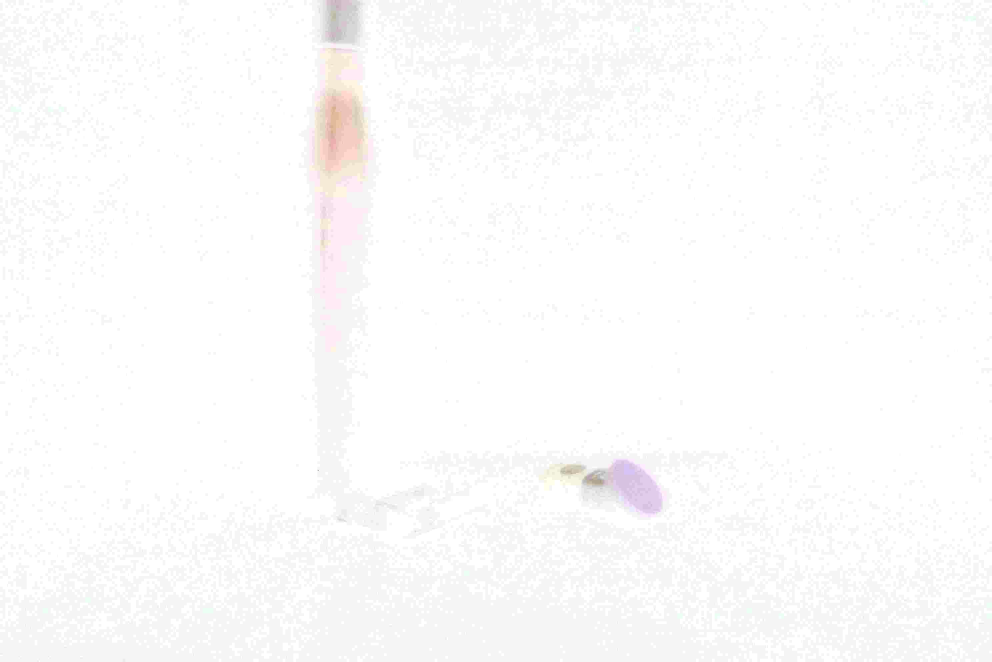
#> input picture Image Enhancement Baselines/Haze remove/img/J.jpg, 2976 x 1984 px (shown at 1/3 size)
$ jupyter execute --allow-errors 'Image Enhance.ipynb'   (older library calls are emulated)
#> lines starting #> are read from the running program, lines starting #| are printed output that depends on the picture
### Image Enhancement Baselines/Haze remove/dehaze.py
from cv2 import cv2
import math
import numpy as np

import os
import time

dir_path = os.path.dirname(os.path.realpath(__file__))


def nothing(nil):
    pass


cv2.namedWindow("track")
cv2.createTrackbar("sz1", "track", 15, 100, nothing)
cv2.createTrackbar("omega", "track", 95, 200, nothing)
cv2.createTrackbar("sz2", "track", 15, 100, nothing)
cv2.createTrackbar("tx", "track", 10, 100, nothing)


# [74 lines left out: functions DarkChannel, AtmLight, TransmissionEstimate, Guidedfilter, TransmissionRefine, Recover, not called in this run]


def dehaze_from_file(
    src_path=os.path.join(dir_path, "img/inv.jpg"),
    op_path=os.path.join(dir_path, "img/J.jpg"),
):
    src = cv2.imread(src_path)

    I = src.astype("float64") / 255

    dark = DarkChannel(I, 15)
    A = AtmLight(I, dark)
    te = TransmissionEstimate(I, A, 15)
    t = TransmissionRefine(src, te)
    J = Recover(I, t, A, 0.1)

    cv2.imwrite(
        op_path,
        J * 255,
    )


# [23 lines left out: function dehaze, not called in this run]


# [11 lines that do not run on import are left out]
    # [17 lines of commented-out code are left out]

### Image Enhancement Baselines/Haze remove/Image Enhance.ipynb
[cell 1]
import os
import matplotlib.pyplot as plt
import cv2

current_dir = os.getcwd()

dataset_no = 3
img_path_dim = os.path.join(current_dir, os.path.join('dataset/' + str(dataset_no),str(dataset_no) + '.JPG'))
img_path_lit = os.path.join(current_dir, os.path.join('dataset/' + str(dataset_no),str(dataset_no) + '_high.JPG'))

#> (a cell that did not finish here is left out)

#> (a cell that did not finish here is left out)

[cell 4]
import dehaze

#> (the rest of this cell did not finish here and is left out)

[cell 5]
dehazed_dim_inv = plt.imread('./img/J.jpg')
#> dehazed_dim_inv is the input picture: shape (1984, 2976, 3); mean R, G, B 252.2, 251.8, 251.8
oup = 255 - dehazed_dim_inv
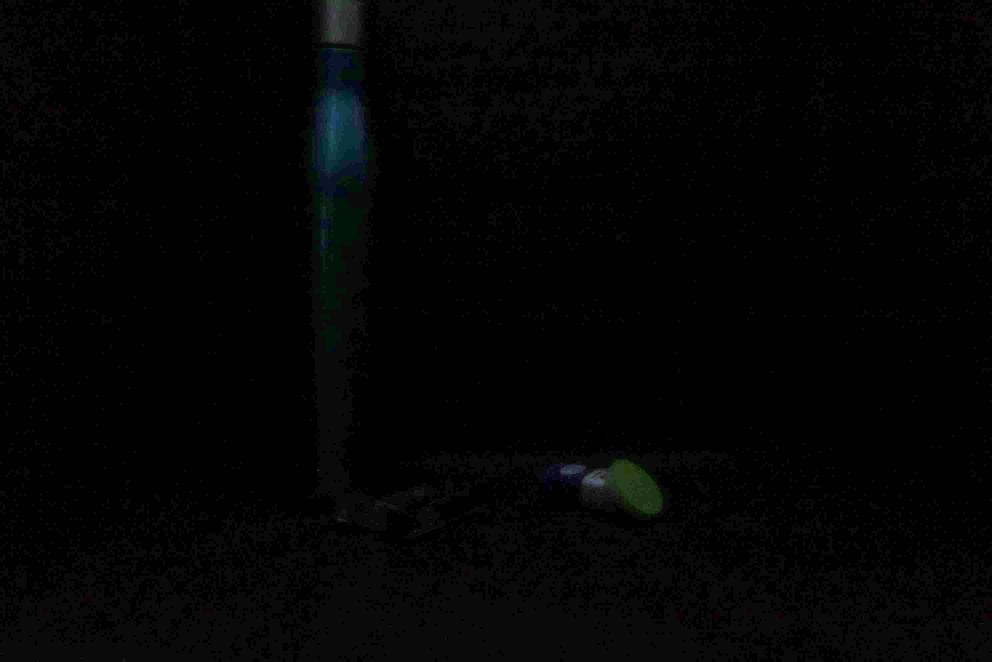
#> oup: shape (1984, 2976, 3) (shown at 1/3 size); mean R, G, B 2.8, 3.2, 3.2
plt.imshow(oup)
plt.imsave('./img/op.jpg',oup)
